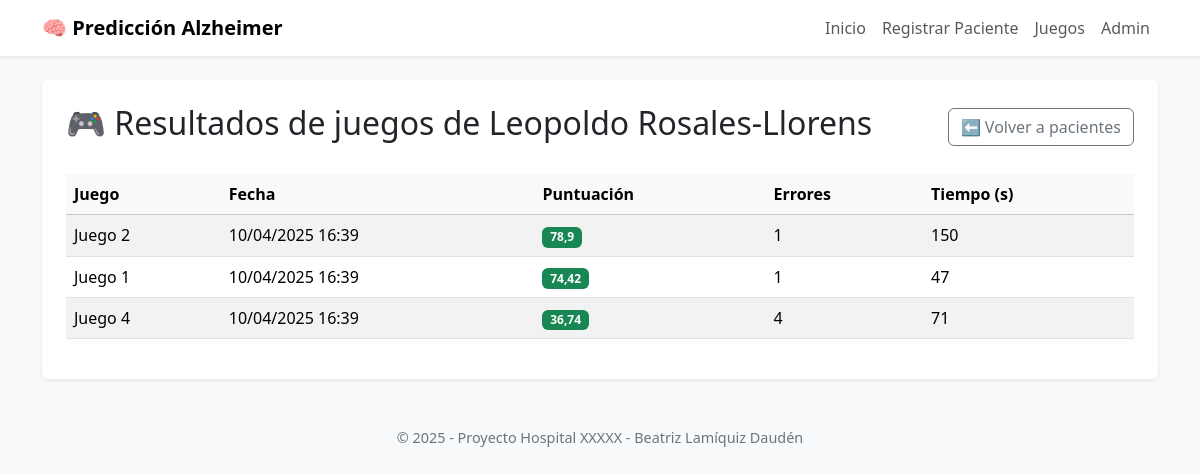
The app's page /pacientes/lZh-24647/juegos/ with its own data.
### patients/models.py (models this page shows, shortened)
class Patient(models.Model):
    GENDER_CHOICES = [
        ('M', 'Masculino'),
        ('F', 'Femenino'),
        ('O', 'Otro'),
    ]
    EDUCATION_CHOICES = [
        ('primaria', 'Educación Primaria'),
        ('secundaria', 'Educación Secundaria'),
        ('universidad', 'Educación Universitaria'),
        ('postgrado', 'Postgrado'),
    ]
    id_patient = models.CharField(max_length=20, primary_key=True, verbose_name="ID Paciente (DNI/TIS)")
    name = models.CharField(max_length=100, verbose_name="Nombre completo")
    age = models.IntegerField(validators=[MinValueValidator(0), MaxValueValidator(120)], verbose_name="Edad")
    gender = models.CharField(max_length=1, choices=GENDER_CHOICES, verbose_name="Sexo")
    education_level = models.CharField(max_length=20, choices=EDUCATION_CHOICES, verbose_name="Nivel educativo")
    occupation = models.CharField(max_length=100, blank=True, null=True, verbose_name="Ocupación")
    created_at = models.DateTimeField(auto_now_add=True)
    updated_at = models.DateTimeField(auto_now=True)

### games/models.py (models this page shows, shortened)
class GameResult(models.Model):
    patient = models.ForeignKey(Patient, on_delete=models.CASCADE, related_name='game_results')
    game = models.ForeignKey(Game, on_delete=models.CASCADE)
    score = models.FloatField(verbose_name="Puntuación")
    time_spent = models.IntegerField(verbose_name="Tiempo empleado (segundos)")
    errors = models.IntegerField(verbose_name="Número de errores")
    date_played = models.DateTimeField(auto_now_add=True)

class Game(models.Model):
    COGNITIVE_AREA_CHOICES = [
        ('memoria', 'Memoria'),
        ('atencion', 'Atención'),
        ('lenguaje', 'Lenguaje'),
        ('funcion_ejecutiva', 'Función Ejecutiva'),
        ('razonamiento', 'Razonamiento'),
    ]
    name = models.CharField(max_length=100, verbose_name="Nombre del juego")
    description = models.TextField(verbose_name="Descripción")
    cognitive_area = models.CharField(max_length=20, choices=COGNITIVE_AREA_CHOICES, verbose_name="Área cognitiva")
    instructions = models.TextField(verbose_name="Instrucciones")
    difficulty_level = models.IntegerField(
        default=1,
        validators=[MinValueValidator(1), MaxValueValidator(5)],
        verbose_name="Nivel de dificultad"
    )

### patients/views.py (the view)
# urls.py: path('<str:patient_id>/juegos/', views.patient_game_results, name='patient_game_results'),
def patient_game_results(request, patient_id):
    patient = get_object_or_404(Patient, id_patient=patient_id)
    game_results = patient.game_results.all().order_by('-date_played')
    return render(request, 'patients/patient_game_results.html', {
        'patient': patient,
        'game_results': game_results
    })

### templates/patients/patient_game_results.html (shortened to what this page needs)
{% extends 'base.html' %}
{% block content %}
  <div class="d-flex justify-content-between align-items-center mb-4">
    <h2>🎮 Resultados de juegos de {{ patient.name }}</h2>
    <a href="{% url 'patients:list_patients' %}" class="btn btn-outline-secondary">⬅️ Volver a pacientes</a>
  </div>
  {% if game_results %}
    <table class="table table-striped table-hover">
      <thead class="table-light">
        <tr>
          <th>Juego</th>
          <th>Fecha</th>
          <th>Puntuación</th>
          <th>Errores</th>
          <th>Tiempo (s)</th>
        </tr>
      </thead>
      <tbody>
        {% for result in game_results %}
          <tr>
            <td>{{ result.game.name }}</td>
            <td>{{ result.date_played|date:"d/m/Y H:i" }}</td>
            <td>
              {% if result.score >= 8 %}
                <span class="badge bg-success">{{ result.score }}</span>
              {% elif result.score >= 5 %}
                <span class="badge bg-warning text-dark">{{ result.score }}</span>
              {% else %}
                <span class="badge bg-danger">{{ result.score }}</span>
              {% endif %}
            </td>
            <td>{{ result.errors }}</td>
            <td>{{ result.time_spent }}</td>
          </tr>
        {% endfor %}
      </tbody>
    </table>
  {% else %}
    <div class="alert alert-warning">Este paciente aún no ha jugado ningún juego.</div>
  {% endif %}
{% endblock %}

### templates/base.html (style rules this page uses)
body { background-color: #f8f9fa; }

### records on screen
Patient: name "Leopoldo Rosales-Llorens"
GameResult: game.name "Juego 2", date_played "10/04/2025 16:39", score "78,9", errors "1", time_spent "150"
GameResult: game.name "Juego 1", date_played "10/04/2025 16:39", score "74,42", errors "1", time_spent "47"
GameResult: game.name "Juego 4", date_played "10/04/2025 16:39", score "36,74", errors "4", time_spent "71"
